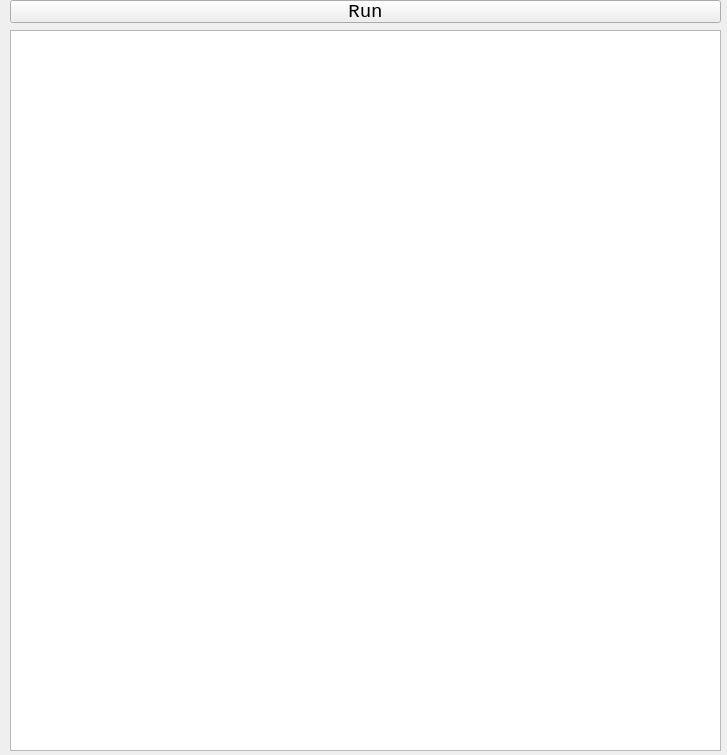
<?xml version="1.0" encoding="UTF-8"?>
<ui version="4.0">
 <class>MainWindow</class>
 <widget class="QMainWindow" name="MainWindow">
  <property name="geometry">
   <rect>
    <x>0</x>
    <y>0</y>
    <width>727</width>
    <height>755</height>
   </rect>
  </property>
  <property name="windowTitle">
   <string>python script</string>
  </property>
  <widget class="QWidget" name="centralwidget">
   <widget class="QPushButton" name="pushButton">
    <property name="geometry">
     <rect>
      <x>10</x>
      <y>0</y>
      <width>711</width>
      <height>23</height>
     </rect>
    </property>
    <property name="font">
     <font>
      <family>Consolas</family>
      <pointsize>14</pointsize>
     </font>
    </property>
    <property name="text">
     <string>Run</string>
    </property>
   </widget>
   <widget class="QTextEdit" name="textEdit">
    <property name="geometry">
     <rect>
      <x>10</x>
      <y>30</y>
      <width>711</width>
      <height>721</height>
     </rect>
    </property>
    <property name="font">
     <font>
      <family>Consolas</family>
      <pointsize>22</pointsize>
     </font>
    </property>
   </widget>
  </widget>
 </widget>
 <resources/>
 <connections/>
</ui>
